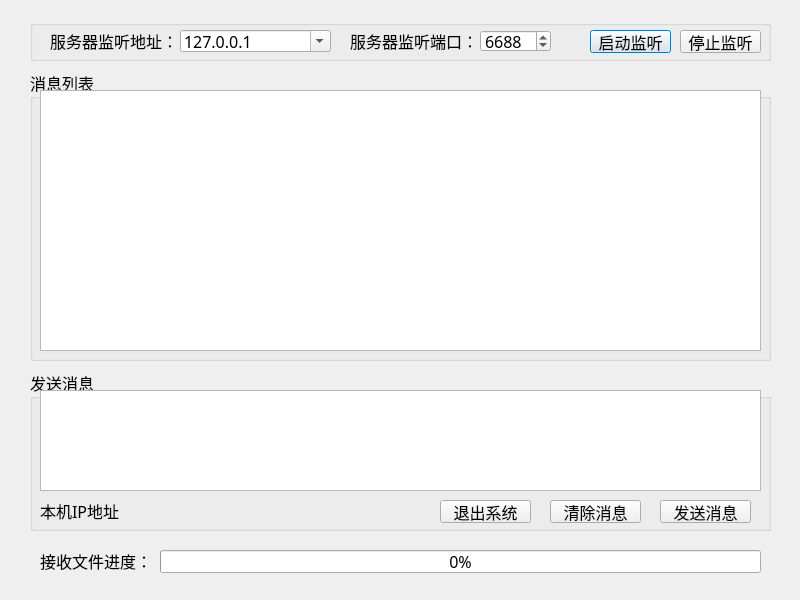
<?xml version="1.0" encoding="UTF-8"?>
<ui version="4.0">
 <class>MainDialog</class>
 <widget class="QDialog" name="MainDialog">
  <property name="geometry">
   <rect>
    <x>0</x>
    <y>0</y>
    <width>800</width>
    <height>600</height>
   </rect>
  </property>
  <property name="windowTitle">
   <string>客户端与服务器架构系统-TCP服务器</string>
  </property>
  <property name="windowIcon">
   <iconset resource="Images.qrc">
    <normaloff>:/Image/setting.png</normaloff>:/Image/setting.png</iconset>
  </property>
  <widget class="QGroupBox" name="groupBox">
   <property name="geometry">
    <rect>
     <x>30</x>
     <y>20</y>
     <width>741</width>
     <height>41</height>
    </rect>
   </property>
   <property name="font">
    <font>
     <pointsize>12</pointsize>
    </font>
   </property>
   <property name="title">
    <string/>
   </property>
   <widget class="QComboBox" name="comboBox_ServerIP">
    <property name="geometry">
     <rect>
      <x>150</x>
      <y>10</y>
      <width>151</width>
      <height>22</height>
     </rect>
    </property>
    <property name="font">
     <font>
      <family>仿宋</family>
      <pointsize>12</pointsize>
     </font>
    </property>
    <property name="editable">
     <bool>true</bool>
    </property>
    <item>
     <property name="text">
      <string>127.0.0.1</string>
     </property>
    </item>
   </widget>
   <widget class="QLabel" name="label">
    <property name="geometry">
     <rect>
      <x>20</x>
      <y>10</y>
      <width>121</width>
      <height>21</height>
     </rect>
    </property>
    <property name="font">
     <font>
      <family>仿宋</family>
      <pointsize>12</pointsize>
     </font>
    </property>
    <property name="text">
     <string>服务器监听地址：</string>
    </property>
   </widget>
   <widget class="QPushButton" name="pushButton_Listen">
    <property name="enabled">
     <bool>true</bool>
    </property>
    <property name="geometry">
     <rect>
      <x>560</x>
      <y>10</y>
      <width>81</width>
      <height>23</height>
     </rect>
    </property>
    <property name="font">
     <font>
      <family>仿宋</family>
      <pointsize>12</pointsize>
     </font>
    </property>
    <property name="text">
     <string>启动监听</string>
    </property>
   </widget>
   <widget class="QPushButton" name="pushButton_Dislisten">
    <property name="geometry">
     <rect>
      <x>650</x>
      <y>10</y>
      <width>81</width>
      <height>23</height>
     </rect>
    </property>
    <property name="font">
     <font>
      <family>仿宋</family>
      <pointsize>12</pointsize>
     </font>
    </property>
    <property name="text">
     <string>停止监听</string>
    </property>
   </widget>
   <widget class="QLabel" name="label_2">
    <property name="geometry">
     <rect>
      <x>320</x>
      <y>10</y>
      <width>121</width>
      <height>21</height>
     </rect>
    </property>
    <property name="font">
     <font>
      <family>仿宋</family>
      <pointsize>12</pointsize>
     </font>
    </property>
    <property name="text">
     <string>服务器监听端口：</string>
    </property>
   </widget>
   <widget class="QSpinBox" name="spinBox_ServerPort">
    <property name="geometry">
     <rect>
      <x>450</x>
      <y>10</y>
      <width>71</width>
      <height>22</height>
     </rect>
    </property>
    <property name="font">
     <font>
      <family>仿宋</family>
      <pointsize>12</pointsize>
     </font>
    </property>
    <property name="maximum">
     <number>65535</number>
    </property>
    <property name="singleStep">
     <number>1</number>
    </property>
    <property name="value">
     <number>6688</number>
    </property>
   </widget>
  </widget>
  <widget class="QGroupBox" name="groupBox_2">
   <property name="geometry">
    <rect>
     <x>30</x>
     <y>70</y>
     <width>741</width>
     <height>291</height>
    </rect>
   </property>
   <property name="font">
    <font>
     <family>仿宋</family>
     <pointsize>12</pointsize>
    </font>
   </property>
   <property name="title">
    <string>消息列表</string>
   </property>
   <widget class="QPlainTextEdit" name="plainTextEdit">
    <property name="geometry">
     <rect>
      <x>10</x>
      <y>20</y>
      <width>721</width>
      <height>261</height>
     </rect>
    </property>
    <property name="font">
     <font>
      <family>仿宋</family>
      <pointsize>12</pointsize>
     </font>
    </property>
    <property name="styleSheet">
     <string notr="true"/>
    </property>
    <property name="frameShape">
     <enum>QFrame::StyledPanel</enum>
    </property>
    <property name="frameShadow">
     <enum>QFrame::Sunken</enum>
    </property>
    <property name="tabChangesFocus">
     <bool>false</bool>
    </property>
    <property name="readOnly">
     <bool>true</bool>
    </property>
   </widget>
  </widget>
  <widget class="QGroupBox" name="groupBox_3">
   <property name="geometry">
    <rect>
     <x>30</x>
     <y>370</y>
     <width>741</width>
     <height>161</height>
    </rect>
   </property>
   <property name="font">
    <font>
     <family>仿宋</family>
     <pointsize>12</pointsize>
    </font>
   </property>
   <property name="title">
    <string>发送消息</string>
   </property>
   <widget class="QPushButton" name="pushButton_Exit">
    <property name="geometry">
     <rect>
      <x>410</x>
      <y>130</y>
      <width>91</width>
      <height>23</height>
     </rect>
    </property>
    <property name="font">
     <font>
      <family>仿宋</family>
      <pointsize>12</pointsize>
     </font>
    </property>
    <property name="text">
     <string>退出系统</string>
    </property>
   </widget>
   <widget class="QPushButton" name="pushButton_ClearMsg">
    <property name="geometry">
     <rect>
      <x>520</x>
      <y>130</y>
      <width>91</width>
      <height>23</height>
     </rect>
    </property>
    <property name="font">
     <font>
      <family>仿宋</family>
      <pointsize>12</pointsize>
     </font>
    </property>
    <property name="text">
     <string>清除消息</string>
    </property>
   </widget>
   <widget class="QPushButton" name="pushButton_SendMsg">
    <property name="geometry">
     <rect>
      <x>630</x>
      <y>130</y>
      <width>91</width>
      <height>23</height>
     </rect>
    </property>
    <property name="font">
     <font>
      <family>仿宋</family>
      <pointsize>12</pointsize>
     </font>
    </property>
    <property name="text">
     <string>发送消息</string>
    </property>
   </widget>
   <widget class="QLabel" name="label_LocalIP">
    <property name="geometry">
     <rect>
      <x>10</x>
      <y>130</y>
      <width>351</width>
      <height>21</height>
     </rect>
    </property>
    <property name="font">
     <font>
      <family>仿宋</family>
      <pointsize>12</pointsize>
     </font>
    </property>
    <property name="text">
     <string>本机IP地址</string>
    </property>
   </widget>
   <widget class="QPlainTextEdit" name="plainTextEdit_SendMsg">
    <property name="geometry">
     <rect>
      <x>10</x>
      <y>20</y>
      <width>721</width>
      <height>101</height>
     </rect>
    </property>
    <property name="font">
     <font>
      <family>仿宋</family>
      <pointsize>12</pointsize>
     </font>
    </property>
   </widget>
  </widget>
  <widget class="QProgressBar" name="progressBar">
   <property name="geometry">
    <rect>
     <x>160</x>
     <y>550</y>
     <width>601</width>
     <height>23</height>
    </rect>
   </property>
   <property name="font">
    <font>
     <family>仿宋</family>
     <pointsize>12</pointsize>
    </font>
   </property>
   <property name="value">
    <number>0</number>
   </property>
  </widget>
  <widget class="QLabel" name="label_3">
   <property name="geometry">
    <rect>
     <x>40</x>
     <y>550</y>
     <width>111</width>
     <height>21</height>
    </rect>
   </property>
   <property name="font">
    <font>
     <family>仿宋</family>
     <pointsize>12</pointsize>
    </font>
   </property>
   <property name="text">
    <string>接收文件进度：</string>
   </property>
  </widget>
  <zorder>groupBox_3</zorder>
  <zorder>groupBox_2</zorder>
  <zorder>groupBox</zorder>
  <zorder>progressBar</zorder>
  <zorder>label_3</zorder>
 </widget>
 <resources>
  <include location="Images.qrc"/>
 </resources>
 <connections/>
</ui>
